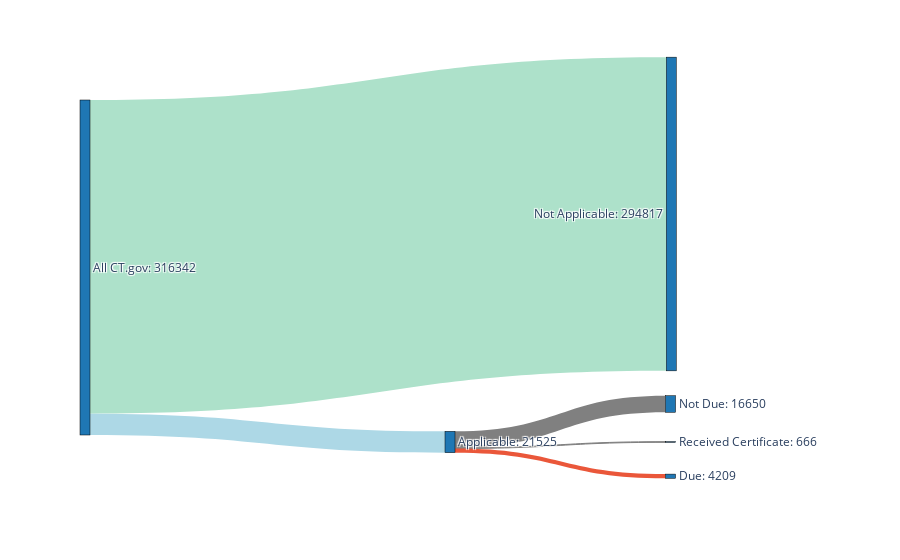

Notebook code for this chart:
### Code cell
import plotly.graph_objs as go

fig = go.Figure(data=[go.Sankey(
    arrangement = 'freeform',
    node = dict(
      pad = 15,
      thickness = 10,
      line = dict(color = "black", width = 0.5),
      label = ["All CT.gov: {}".format(all_ctgov), "Not Applicable: {}".format(all_ctgov-all_applicable),
               "Applicable: {}".format(all_applicable), "Not Due: {}".format(not_due), 
               "Received Certificate: {}".format(due_cert), "Due: {}".format(due), ""],
      color = "#1f77b4",
        x = [0, .799 , .5, .798, .798, .798],
        y = [0, .3, .9, .8, .9, .99]
    ),
    link = dict(
      source = [0, 0, 2, 2, 2], # indices correspond to labels, eg A1, A2, A2, B1, ...
      target = [1, 2, 3, 4, 5],
      value = [all_ctgov, all_applicable, not_due, due_cert, due],
        color = ['#ADE1CA', 'lightblue', 'grey', 'grey', '#EA573A']
  ))])

fig
#fig.write_image("sankey.svg")

### Figure 1 — Plotly figure (JSON) as saved in the notebook; plotly's stock layout.template omitted (floating-point values rounded to 4 significant figures)
{"data": [{"arrangement": "freeform", "link": {"color": ["#ADE1CA", "lightblue", "grey", "grey", "#EA573A"], "source": [0, 0, 2, 2, 2], "target": [1, 2, 3, 4, 5], "value": [316342, 21525, 16650, 666, 4209]}, "node": {"color": "#1f77b4", "label": ["All CT.gov: 316342", "Not Applicable: 294817", "Applicable: 21525", "Not Due: 16650", "Received Certificate: 666", "Due: 4209", ""], "line": {"color": "black", "width": 0.5}, "pad": 15, "thickness": 10, "x": [0, 0.799, 0.5, 0.798, 0.798, 0.798], "y": [0, 0.3, 0.9, 0.8, 0.9, 0.99]}, "type": "sankey"}], "layout": {}}
